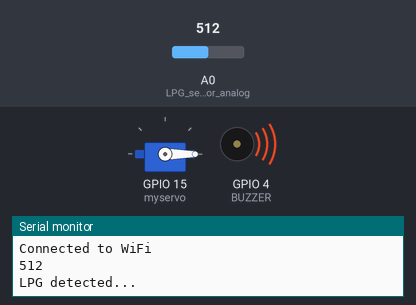
Simulated run of this sketch. Board: ESP8266 (NodeMCU). On the bench: servo, buzzer (waves = sounding, pin HIGH), the last lines printed to the serial monitor. Inputs (shaded band) come from the test bench; at power-on: A0 (LPG_sensor_analog) = 512. WiFi joins after 1.5 s; servers stay silent unless stated.

Above: at 3.2 s.
3.3 s: A0 (LPG_sensor_analog) set to 407
6.9 s: A0 (LPG_sensor_analog) set to 382
At 8.4 s:
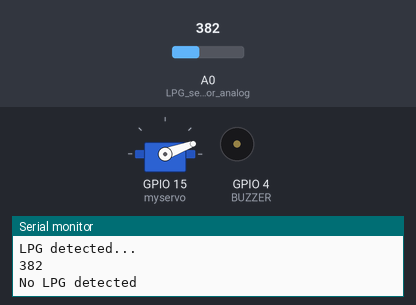
11.9 s: A0 (LPG_sensor_analog) set to 410
At 13.9 s:
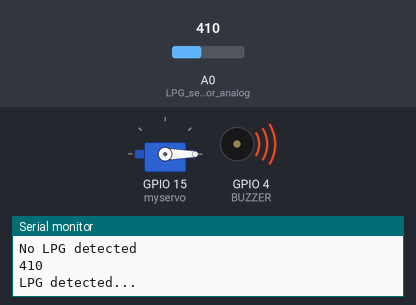
15.5 s: A0 (LPG_sensor_analog) set to 390
At 17.2 s:
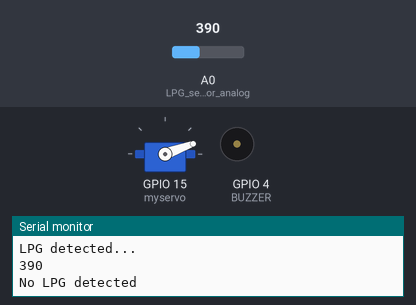
Timing chart, 0 to 18.7 s (numbered marks = the images above; inputs shaded):
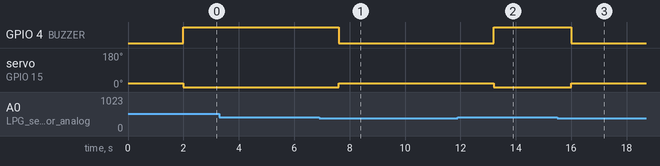

Measured:
- the behaviour switches between 401 and 400 on A0 (LPG_sensor_analog) (found by bisection; images 0 and 1)
- after the input at 6.9 s, GPIO 4 (BUZZER): HIGH → LOW after 0.70 s; servo on GPIO 15 (myservo): 0° → 20° after 0.70 s
- after the input at 11.9 s, GPIO 4 (BUZZER): LOW → HIGH after 1.3 s; servo on GPIO 15 (myservo): 20° → 0° after 1.3 s
- after the input at 15.5 s, GPIO 4 (BUZZER): HIGH → LOW after 0.50 s; servo on GPIO 15 (myservo): 0° → 20° after 0.50 s

The sketch:

LpgLevelThinkSpeak.ino
```cpp
#include <ESP8266WiFi.h> // Include the ESP8266 Wi-Fi library
#include <Servo.h>
#include <ThingSpeak.h>

Servo myservo;
int pos = 20;
int BUZZER = 4; // Digital pin for Buzzer on NodeMCU (GPIO 4)
int LPG_sensor_analog = A0; // Analog pin for LPG sensor on NodeMCU (MQ-6 SENSOR)
int LPG_detected;

// ThingSpeak Configuration
const char *ssid = "Redmi note 10 pro"; // Change to your WiFi SSID
const char *password = "*******"; // Change to your WiFi password
unsigned long channelID = 2328482; // Change to your ThingSpeak channel ID
const char *writeAPIKey = "*****************"; // Change to your ThingSpeak write API key

WiFiClient client; // Declare the WiFi client object

void setup() {
  Serial.begin(9600); // Start serial debugging
  ThingSpeak.begin(client); // Initialize ThingSpeak client

  myservo.attach(15); // Attach servo to GPIO 15 pin (D8 on NodeMCU)
  pinMode(BUZZER, OUTPUT);
  myservo.write(pos);

  // Connect to Wi-Fi
  WiFi.begin(ssid, password);
  while (WiFi.status() != WL_CONNECTED) {
    delay(1000);
    Serial.println("Connecting to WiFi..");
  }
  Serial.println("Connected to WiFi");
}

void loop() {
  LPG_detected = analogRead(LPG_sensor_analog); // Read analog value from sensor
  Serial.println(LPG_detected);
  if (LPG_detected > 400) { // Adjust threshold as per your sensor's sensitivity
    Serial.println("LPG detected...");
    digitalWrite(BUZZER, HIGH);
    myservo.write(pos - 160);
    delay(500);
    // Update ThingSpeak with LPG detection
    ThingSpeak.setField(1, "LPG detected");
    ThingSpeak.writeFields(channelID, writeAPIKey);
  } else {
    Serial.println("No LPG detected");
    digitalWrite(BUZZER, LOW);
    myservo.write(pos);
    delay(500);
    // Update ThingSpeak with no LPG detection
    ThingSpeak.setField(1, "No LPG detected");
    ThingSpeak.writeFields(channelID, writeAPIKey);
  }
  delay(2000); // Delay for 20 seconds before next update
}
```
